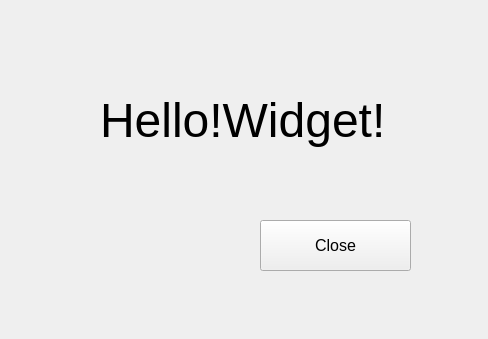
<?xml version="1.0" encoding="UTF-8"?>
<ui version="4.0">
 <class>Widget</class>
 <widget class="QWidget" name="Widget">
  <property name="geometry">
   <rect>
    <x>0</x>
    <y>0</y>
    <width>488</width>
    <height>339</height>
   </rect>
  </property>
  <property name="windowTitle">
   <string>Widget</string>
  </property>
  <widget class="QLabel" name="labDemo">
   <property name="geometry">
    <rect>
     <x>100</x>
     <y>70</y>
     <width>301</width>
     <height>101</height>
    </rect>
   </property>
   <property name="font">
    <font>
     <family>Arial</family>
     <pointsize>36</pointsize>
    </font>
   </property>
   <property name="text">
    <string>Hello!Widget!</string>
   </property>
  </widget>
  <widget class="QPushButton" name="bntClose">
   <property name="geometry">
    <rect>
     <x>260</x>
     <y>220</y>
     <width>151</width>
     <height>51</height>
    </rect>
   </property>
   <property name="font">
    <font>
     <family>Arial</family>
     <pointsize>12</pointsize>
    </font>
   </property>
   <property name="text">
    <string>Close</string>
   </property>
  </widget>
 </widget>
 <resources/>
 <connections>
  <connection>
   <sender>bntClose</sender>
   <signal>clicked()</signal>
   <receiver>Widget</receiver>
   <slot>close()</slot>
   <hints>
    <hint type="sourcelabel">
     <x>335</x>
     <y>245</y>
    </hint>
    <hint type="destinationlabel">
     <x>243</x>
     <y>169</y>
    </hint>
   </hints>
  </connection>
 </connections>
</ui>
